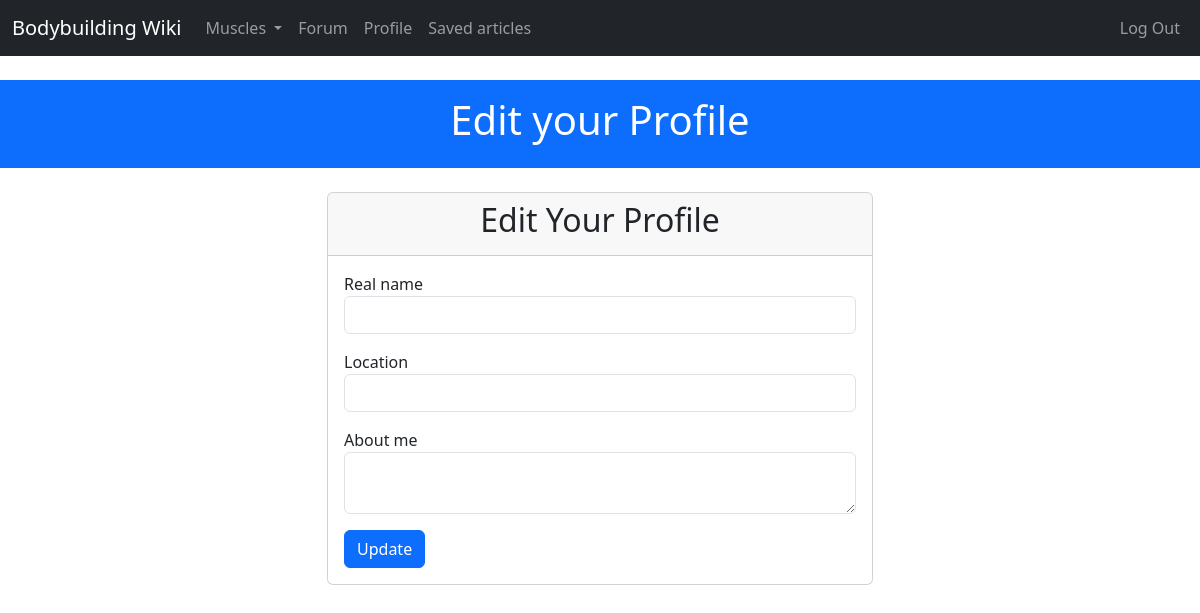
Page /auth/edit-profile (signed in) on the earlier database version.
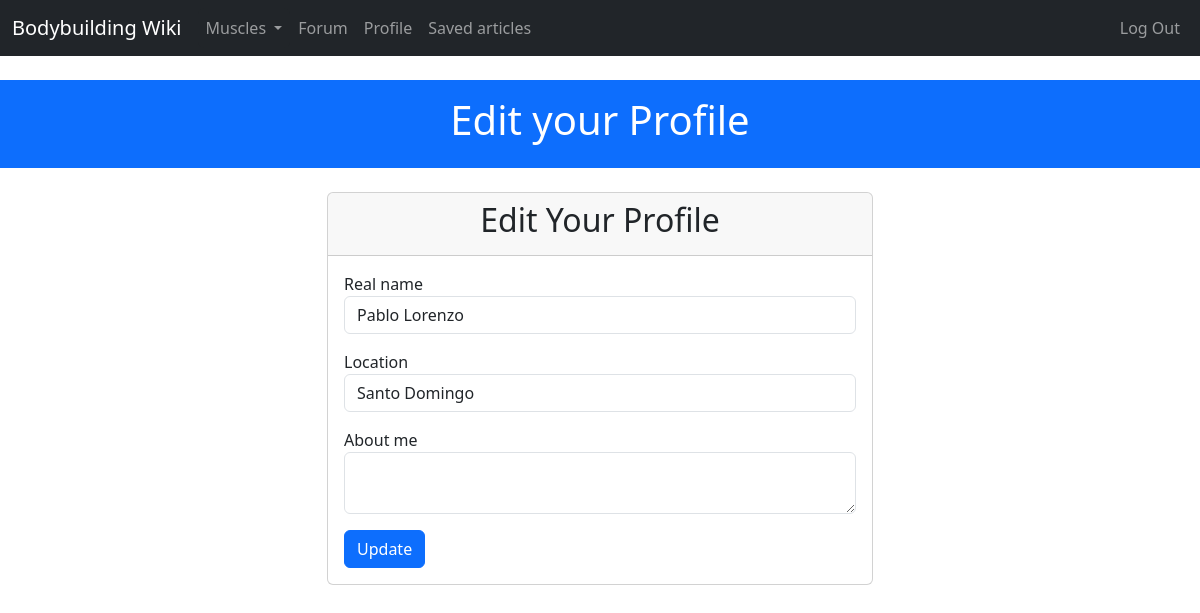
Same page on the later database version.
### project/auth/models.py (models this page shows, shortened)
class User(UserMixin, db.Model):
    __tablename__ = 'users'
    id = db.Column(db.Integer, primary_key=True)
    username = db.Column(db.String(64), unique=True, index=True)
    email = db.Column(db.String(64), unique=True, index=True)
    role_id = db.Column(db.Integer, db.ForeignKey('roles.id'))
    name = db.Column(db.String(64))
    location = db.Column(db.String(64))
    about_me = db.Column(db.Text())
    member_since = db.Column(db.DateTime(), default=datetime.utcnow) # datetime.utcnow is missing the () at the end. This is because the default argument in db.Column() can take a function as a value.
    last_seen = db.Column(db.DateTime(), default=datetime.utcnow)
    password_hash = db.Column(db.String(128))
    posts = db.relationship('Post', backref='author', lazy='dynamic', cascade='all, delete-orphan')
    comments = db.relationship('Comment', backref='author', lazy='dynamic', cascade='all, delete-orphan')
    papers_saved = db.relationship('PaperSaved', lazy='dynamic', cascade='all, delete-orphan')
    def can(self, perm):
        return self.role is not None and self.role.has_permission(perm)
    def ping(self):
        self.last_seen = datetime.utcnow()
        db.session.add(self)
        db.session.commit()
    @property
    def password(self):
        raise AttributeError('password is not a readable attribute')

### project/auth/views.py (the view, shortened to what this page needs)
@auth.route('/edit-profile', methods=['GET', 'POST'])
@login_required
def user_update():
    form = EditProfileForm()
    form.name.data = current_user.name
    form.location.data = current_user.location
    return render_template('auth/edit_profile.html', form=form)

### project/auth/forms.py
class EditProfileForm(FlaskForm):
    name = StringField('Real name', validators=[Length(0, 64)])
    location = StringField('Location', validators=[Length(0, 64)])
    about_me = TextAreaField('About me')
    submit = SubmitField('Submit')

### project/auth/models.py (called while the page is built)
@login_manager.user_loader
def load_user(user_id):
    return User.query.get(int(user_id))

### project/auth/views.py (called while the page is built)
@auth.before_request
def before_request():
    if current_user.is_authenticated:
        current_user.ping()

### project/main/__init__.py (called while the page is built)
@main.app_context_processor
def inject_user():
    return dict(user=current_user or None)

@main.app_context_processor
def inject_permissions():
    return dict(Permission=Permission)

@main.app_context_processor
def inject_muscles():
    return dict(muscles=Muscle.query.all())

### project/templates/auth/edit_profile.html (shortened to what this page needs)
{% extends "base.html" %}
{% block header %}
    Edit your Profile
{% endblock header %}
{% block content %}
<div class="container">
    <div class="row">
        <div class="col-md-6 offset-md-3">
            <div class="card">
                <div class="card-header">
                    <h2 class="text-center">Edit Your Profile</h2>
                </div>
                <div class="card-body">
                    <form method="POST" class="form" action="{{ url_for('auth.user_update') }}">
                        <div class="mb-3">
                            <label for="{{form.name.id}}">Real name</label>
                            <input id="{{form.name.id}}" name="{{form.name.name}}" type="text"
                            {% if form.name.data %} value="{{form.name.data}}" {% endif %} class="form-control">
                        </div>
                        <div class="mb-3">
                            <label for="{{form.location.id}}">Location</label>
                            <input id="{{form.location.id}}" name="{{form.location.name}}" type="text"
                            {% if form.location.data %} value="{{form.location.data}}" {% endif %} class="form-control">
                        </div>
                        <div class="mb-3">
                            <label for="{{form.about_me.id}}">About me</label>
                            <textarea id="{{form.about_me.id}}" name="{{form.about_me.name}}" type="text"
                            {% if form.about_me.data %} value="{{form.about_me.data}}" {% endif %} class="form-control"></textarea>
                        </div>
                        <button type="submit" class="btn btn-primary">Update</button>
                    </form>
                </div>
            </div>
        </div>
    </div>
</div>
{% endblock %}

Differences in the rows shown:
now on this page (row edited): User: name "Pablo Lorenzo", location "Santo Domingo"
